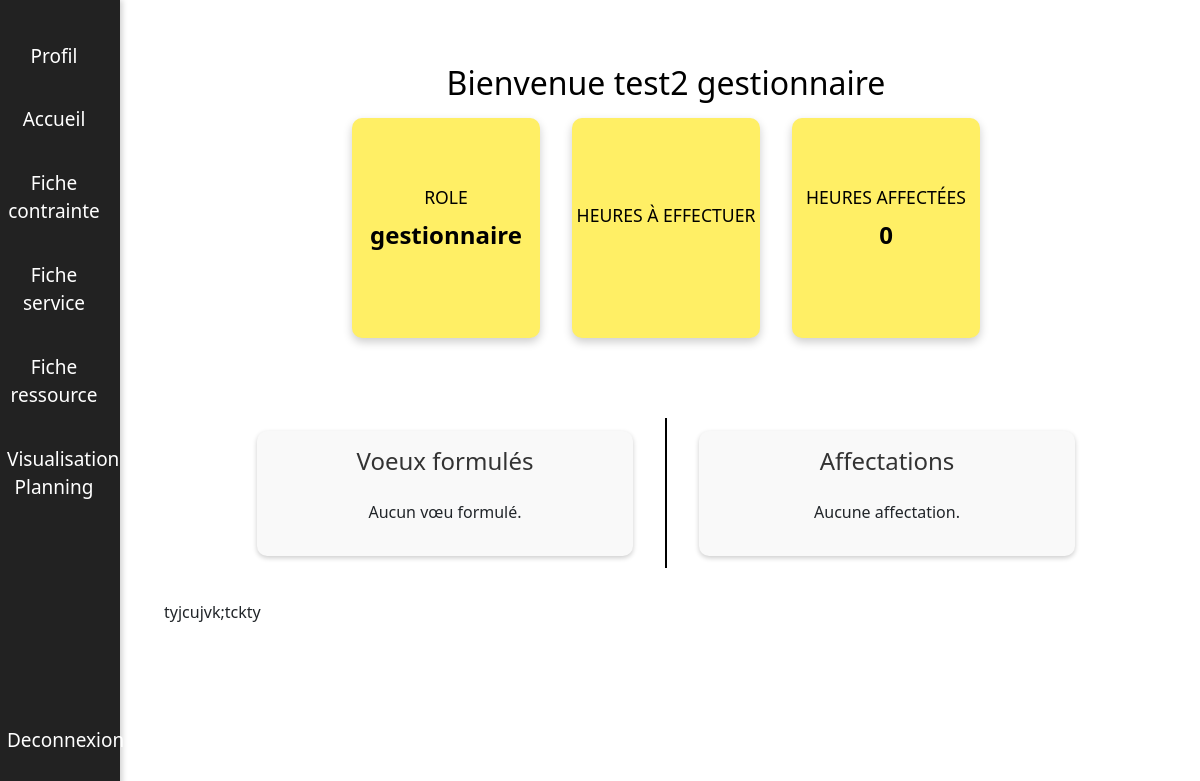
The app's page /index.php?action=accueilEnseignant (signed in) with its own data.
### tables this page shows
CREATE TABLE `utilisateurs` (
  `id_utilisateur` int(11) NOT NULL,
  `nom` varchar(255) NOT NULL,
  `prenom` varchar(255) NOT NULL,
  `email` varchar(255) NOT NULL,
  `telephone` varchar(20) NOT NULL,
  `mot_de_passe` varchar(255) NOT NULL,
  `role` varchar(255) NOT NULL,
  `statut` varchar(255) DEFAULT NULL,
  `nombre_heures` int(11) DEFAULT NULL,
  `reset_token` varchar(255) DEFAULT NULL,
  `reset_token_expiration` datetime DEFAULT NULL,
  `supprimer` tinyint(1) NOT NULL DEFAULT 0,
  `responsable` varchar(255) NOT NULL
);

### index.php (called while the page is built, shortened)
<?php
$action = $_GET['action'] ?? null;
$dispatcher = new Dispatcher($action);
$dispatcher->run();
?>

### src/Enseignant/Accueil.php (the view, shortened to what this page needs)
<div id="main-content">
    <div class="accueil-enseignant">
        <form method="post" action="index.php?action=accueilEnseignant">
            <?php
            $nom = "";
            $prenom = "";
            $role = "";
            $nb_heures_affectees = 0;
            $pdo = connexionFactory::makeConnection();
            $stmt = $pdo->prepare("SELECT * FROM utilisateurs WHERE id_utilisateur = :id_utilisateur");
            $stmt->bindParam(':id_utilisateur', $_SESSION['user_id'], PDO::PARAM_INT);
            $stmt->execute();
            $user = $stmt->fetch(PDO::FETCH_ASSOC);
            if ($user) {
                $nom = $user['nom'];
                $prenom = $user['prenom'];
                $role = $user['role'];
                $stmt = $pdo->prepare("SELECT id_enseignant FROM enseignants WHERE id_utilisateur = :id_utilisateur");
                $stmt->bindParam(':id_utilisateur', $_SESSION['user_id'], PDO::PARAM_INT);
                $stmt->execute();
                $enseignant = $stmt->fetch(PDO::FETCH_ASSOC);
                if ($enseignant) {
                    $id_enseignant = $enseignant['id_enseignant'];
                    $stmt = $pdo->prepare("SELECT SUM(heures_affectees) AS total_heures_affectees FROM affectations WHERE id_enseignant = :id_enseignant");
                    $stmt->bindParam(':id_enseignant', $id_enseignant, PDO::PARAM_INT);
                    $stmt->execute();
                    $result = $stmt->fetch(PDO::FETCH_ASSOC);
                }
            }
            ?>
            <h1>Bienvenue <?php echo $nom . " " . $prenom; ?></h1>
            <div class="bulle-container">
                <div class="bulle">
                    <h2>Role</h2>
                    <p class="valeur"><?php echo $role; ?></p>
                </div>
                <div class="bulle">
                    <h2>Heures à effectuer</h2>
                </div>
                <div class="bulle">
                    <h2>Heures affectées</h2>
                    <p class="valeur"><?php echo $nb_heures_affectees; ?></p>
                </div>
            </div>
        </form>
        <div class="voeux-container">
            <div class="voeux-box">
                <h2>Voeux formulés</h2>
                <?php
                $stmt = $pdo->prepare("SELECT id_enseignant FROM enseignants WHERE id_utilisateur = :id_utilisateur");
                $stmt->bindParam(':id_utilisateur', $_SESSION['user_id'], PDO::PARAM_INT);
                $stmt->execute();
                $enseignant = $stmt->fetch(PDO::FETCH_ASSOC);
                if ($enseignant) {
                    $id_enseignant = $enseignant['id_enseignant'];
                    $stmt = $pdo->prepare("SELECT * FROM voeux WHERE id_enseignant = :id_enseignant");
                    $stmt->bindParam(':id_enseignant', $id_enseignant, PDO::PARAM_INT);
                    $stmt->execute();
                    $voeux = $stmt->fetchAll(PDO::FETCH_ASSOC);
                    if ($voeux) {
                        foreach ($voeux as $voeu) {
                            $stmt = $pdo->prepare("SELECT code_cours, nom_cours FROM cours WHERE id_cours = :id_cours");
                            $stmt->bindParam(':id_cours', $voeu['id_cours'], PDO::PARAM_INT);
                            $stmt->execute();
                            $cours = $stmt->fetch(PDO::FETCH_ASSOC);
                            if ($cours) {
                                $nom_affichage = htmlspecialchars($cours['code_cours']) . " - " . htmlspecialchars($cours['nom_cours']);
                            } else {
                                $nom_affichage = "Cours inconnu";
                            }
                            echo "<div class='voeu'>";
                            echo "<span>" . $nom_affichage . "</span> | ";
                            echo "<span>CM: " . htmlspecialchars($voeu['nb_CM']) . "</span> | ";
                            echo "<span>TD: " . htmlspecialchars($voeu['nb_TD']) . "</span> | ";
                            echo "<span>TP: " . htmlspecialchars($voeu['nb_TP']) . "</span> | ";
                            echo "<span>EI: " . htmlspecialchars($voeu['nb_EI']) . "</span>";
                            echo "</div>";
                        }
                    } else {
                        echo "<p>Aucun vœu formulé.</p>";
                    }
                } else {
                    echo "<p>Aucun vœu formulé.</p>";
                }
                ?>
            </div>
            <div class="separator"></div>
            <div class="voeux-box">
                <h2>Affectations</h2>
                <?php
                if ($enseignant) {
                    $id_enseignant = $enseignant['id_enseignant'];
                    $stmt = $pdo->prepare("SELECT * FROM affectations WHERE id_enseignant = :id_enseignant");
                    $stmt->bindParam(':id_enseignant', $id_enseignant, PDO::PARAM_INT);
                    $stmt->execute();
                    $affectations = $stmt->fetchAll(PDO::FETCH_ASSOC);
                    if ($affectations) {
                        foreach ($affectations as $affectation) {
                            $stmt = $pdo->prepare("SELECT code_cours, nom_cours FROM cours WHERE id_cours = :id_cours");
                            $stmt->bindParam(':id_cours', $affectation['id_cours'], PDO::PARAM_INT);
                            $stmt->execute();
                            $cours = $stmt->fetch(PDO::FETCH_ASSOC);
                            $nom_affichage = $cours ? htmlspecialchars($cours['code_cours']) . " - " . htmlspecialchars($cours['nom_cours']) : "Cours inconnu";
                            echo "<div class='affectation'>";
                            echo "<span>" . $nom_affichage . "</span> | ";
                            echo "<span>Groupe: " . htmlspecialchars($affectation['id_groupe']) . "</span> | ";
                            echo "<span>Type: " . htmlspecialchars($affectation['type_heure']) . "</span> | ";
                            echo "<span>Heures: " . htmlspecialchars($affectation['heures_affectees']) . "</span>";
                            echo "</div>";
                        }
                    } else {
                        echo "<p>Aucune affectation.</p>";
                    }
                } else {
                    echo "<p>Aucune affectation.</p>";
                }
                ?>
            </div>
    </div>
</div>

### src/Action/layout.css (style rules this page uses)
* { margin: 0; padding: 0; box-sizing: border-box; }
body { font-family: 'Poppins', sans-serif; }
#menu { position: fixed; top: 0; left: 0; width: 11%; height: 100vh; z-index: 9999; }
#main-content { margin-left: 11%; min-height: 100vh; padding: 2em; }

### src/Enseignant/Accueil.php (style rules this page uses)
.accueil-enseignant { text-align: center; padding: 2em; }
.accueil-enseignant h1 { font-size: 2rem; color: #000; margin-bottom: 0.5em; }
.bulle-container { display: flex; flex-wrap: wrap; justify-content: center; gap: 2em; }
.bulle { width: 20%; height: 220px; background-color: #FFEF65; color: #000; border-radius: 10px; box-shadow: 0 4px 10px rgba(0,0,0,0.2); display: flex; flex-direction: column; align-items: center; justify-content: center; transition: transform 0.3s, box-shadow 0.3s; cursor: pointer; }
.bulle h2 { font-size: 1.1rem; margin-bottom: 0.5em; text-transform: uppercase; color: #000; }
.bulle .valeur { font-size: 1.5rem; font-weight: 600; }
.voeux-container { display: flex; justify-content: center; align-items: center; margin-top: 5em; gap: 2em; }
.separator { width: 2px; background-color: #000; height: 150px; }
.voeux-box { width: auto; min-width: 40%; padding: 1em; background: #f9f9f9; border-radius: 10px; box-shadow: 0 2px 5px rgba(0,0,0,0.2); }
.voeux-box h2 { font-size: 1.5rem; color: #333; margin-bottom: 1em; }

### records on screen
utilisateurs: nom "test2", prenom "gestionnaire", role "gestionnaire"

### other values on screen
$action->execute() "Profil Accueil Fiche contrainte Fiche service Fiche ressource Visualisation Planning Deconnexion"
$nb_heures_affectees "0"
